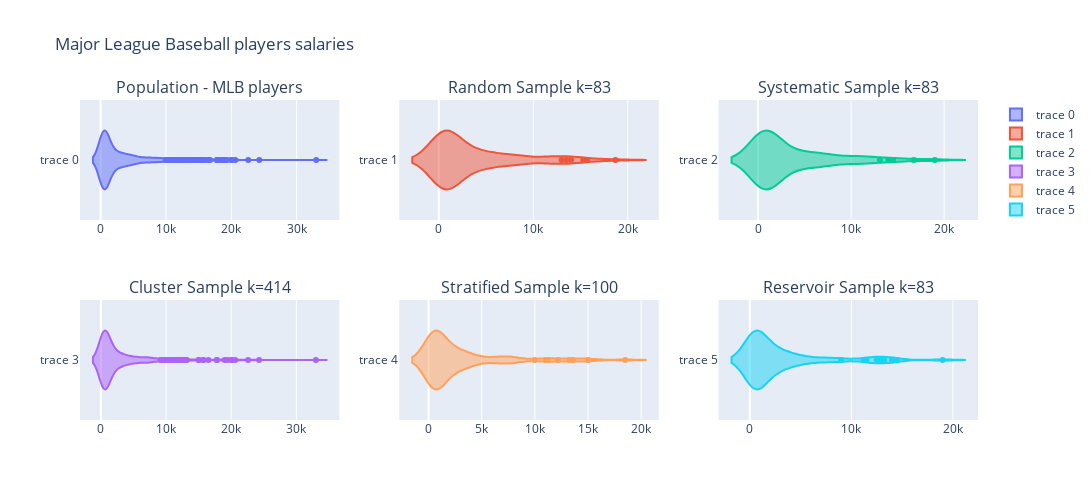

The notebook cell this image was saved under:
### Code cell
fig = make_subplots(
    rows=2, cols=3,
    subplot_titles=('Population - MLB players',f'Random Sample k={len(simple_random_sample)}', f'Systematic Sample k={len(systematic_sample)}', f'Cluster Sample k={len(cluster_sample)}', f'Stratified Sample k={len(stratified_random_sample)}', f'Reservoir Sample k={len(reservoir_sample)}' ))

fig.add_trace(go.Violin(x=df.salary),row=1, col=1)

fig.add_trace(go.Violin(x=simple_random_sample.salary),row=1, col=2)

fig.add_trace(go.Violin(x=systematic_sample.salary),row=1, col=3)

fig.add_trace(go.Violin(x=cluster_sample.salary),row=2, col=1)

fig.add_trace(go.Violin(x=stratified_random_sample.salary),row=2, col=2)

fig.add_trace(go.Violin(x=reservoir_sample.salary),row=2, col=3)

fig.update_layout(height=500, width=1200,
                  title_text="Major League Baseball players salaries")

fig.show()

### Figure 1 — Plotly figure (JSON) as saved in the notebook; plotly's stock layout.template omitted (floating-point values rounded to 4 significant figures; data arrays with more than 128 entries replaced by an {"elided": "..."} marker saying what was removed)
{"data": [{"type": "violin", "x": {"elided": "828 float values"}, "xaxis": "x", "yaxis": "y"}, {"type": "violin", "x": [1900, 4300, 400, 12000, 3650, 950, 475, 410, 5500, 435, 8000, 7500, 407.5, 4850, 1150, 6000, 405, 15290.0, 900, 11000, 488.0, 3700, 625, 1450, 403, 750, 4850, 3200, 1500, 13500, 401, 400, 3500, 1650, 775, 401, 915, 1035, 12170.0, 9000, 412.7, 470, 470, 1500, 1200, 407, 420, 401, 416, 8500, 775, 404, 18700, 445, 440, 440, 400, 14000, 4000, 3500, 8000, 440, 6000, 2000, 7000, 665, 2000, 410, 453, 15690.0, 8800.0, 5500, 3000, 2700, 406.2, 750, 5000, 1250, 412.5, 404.9, 12750, 13000, 412.5], "xaxis": "x2", "yaxis": "y2"}, {"type": "violin", "x": [8500, 2150, 407, 6750, 1000, 400, 4050, 465, 14000, 7700, 905, 16750, 2600, 427, 7000, 1375, 400, 2000, 415, 5767.0, 444.6, 407.3, 5750, 1300, 406, 6886.0, 950, 400, 1250, 415, 14500, 1600, 406.5, 4500, 1650, 414.5, 5500, 1200, 400, 4000, 800, 11000, 2025.0, 427.5, 11250, 2600, 437.5, 11400, 1250, 419, 13100, 900, 10000, 435, 410, 19000, 5000, 1000, 4300, 453, 410, 2450, 418.8, 401.3, 4000, 417, 11000, 2312.0, 412.5, 9188.0, 950, 400, 2500, 950, 6500, 665, 409.9, 5175, 1150, 409.8, 7500, 775, 410], "xaxis": "x3", "yaxis": "y3"}, {"type": "violin", "x": {"elided": "414 float values"}, "xaxis": "x4", "yaxis": "y4"}, {"type": "violin", "x": [680, 400, 496.5, 400.8, 11250, 2000, 1900, 415, 415, 2750, 500, 775, 2750, 410, 3450, 2000, 2125, 6850, 415, 750, 950, 1500, 6850, 400, 416.5, 3750, 426.6, 750, 402, 2350, 15000, 401, 815, 400, 1200, 3150, 13250, 400, 775, 15000, 440, 4250, 415, 410, 428, 3775, 1125, 1000, 7200, 410, 1155, 7950, 416.5, 416, 445, 416, 850, 416, 415.1, 1275, 407, 404.3, 5500, 18500, 2200, 410.7, 414.1, 3518.0, 1300, 1250, 411, 402.7, 1625, 12170.0, 13600, 3100, 2750, 3500, 11000, 418.4, 7500, 444.5, 407.4, 5000, 8000, 2900, 400, 6375, 2767.0, 5088.0, 2600, 950, 1100, 2000, 10000, 8000, 1500, 750, 4000, 411], "xaxis": "x5", "yaxis": "y5"}, {"type": "violin", "x": [4250, 3250, 750, 470, 418, 406.5, 11250, 7250, 19000, 4250, 400, 7800, 404, 3000, 950, 406.5, 404.5, 419.8, 416.5, 460, 407, 3100, 3000, 6250, 13250, 400, 400, 408.5, 9000, 1000, 416, 12750, 415.5, 14500, 5350, 2550, 2100, 1750, 5500, 410.8, 1550, 665, 413.4, 440, 452, 500, 415, 1790.0, 13000, 1125, 700, 3000, 412.5, 1125, 14000, 4500, 400, 2767.0, 405.8, 4000, 4700, 410, 8333.0, 12500, 3000, 625, 11500, 750, 410.7, 680, 1000, 440, 420, 440, 2475, 415.1, 422.5, 850, 2125, 1500, 2700, 440, 1835.0], "xaxis": "x6", "yaxis": "y6"}], "layout": {"annotations": [{"font": {"size": 16}, "showarrow": false, "text": "Population - MLB players", "x": 0.1444, "xanchor": "center", "xref": "paper", "y": 1, "yanchor": "bottom", "yref": "paper"}, {"font": {"size": 16}, "showarrow": false, "text": "Random Sample k=83", "x": 0.5, "xanchor": "center", "xref": "paper", "y": 1, "yanchor": "bottom", "yref": "paper"}, {"font": {"size": 16}, "showarrow": false, "text": "Systematic Sample k=83", "x": 0.8556, "xanchor": "center", "xref": "paper", "y": 1, "yanchor": "bottom", "yref": "paper"}, {"font": {"size": 16}, "showarrow": false, "text": "Cluster Sample k=414", "x": 0.1444, "xanchor": "center", "xref": "paper", "y": 0.375, "yanchor": "bottom", "yref": "paper"}, {"font": {"size": 16}, "showarrow": false, "text": "Stratified Sample k=100", "x": 0.5, "xanchor": "center", "xref": "paper", "y": 0.375, "yanchor": "bottom", "yref": "paper"}, {"font": {"size": 16}, "showarrow": false, "text": "Reservoir Sample k=83", "x": 0.8556, "xanchor": "center", "xref": "paper", "y": 0.375, "yanchor": "bottom", "yref": "paper"}], "height": 500, "title": {"text": "Major League Baseball players salaries"}, "width": 1200, "xaxis": {"anchor": "y", "domain": [0, 0.2889]}, "xaxis2": {"anchor": "y2", "domain": [0.3556, 0.6444]}, "xaxis3": {"anchor": "y3", "domain": [0.7111, 1]}, "xaxis4": {"anchor": "y4", "domain": [0, 0.2889]}, "xaxis5": {"anchor": "y5", "domain": [0.3556, 0.6444]}, "xaxis6": {"anchor": "y6", "domain": [0.7111, 1]}, "yaxis": {"anchor": "x", "domain": [0.625, 1]}, "yaxis2": {"anchor": "x2", "domain": [0.625, 1]}, "yaxis3": {"anchor": "x3", "domain": [0.625, 1]}, "yaxis4": {"anchor": "x4", "domain": [0, 0.375]}, "yaxis5": {"anchor": "x5", "domain": [0, 0.375]}, "yaxis6": {"anchor": "x6", "domain": [0, 0.375]}}}
